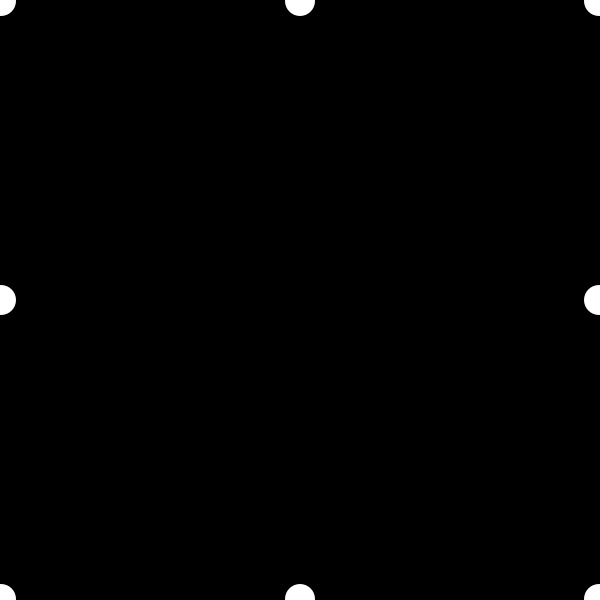
Frame 1 (no input)
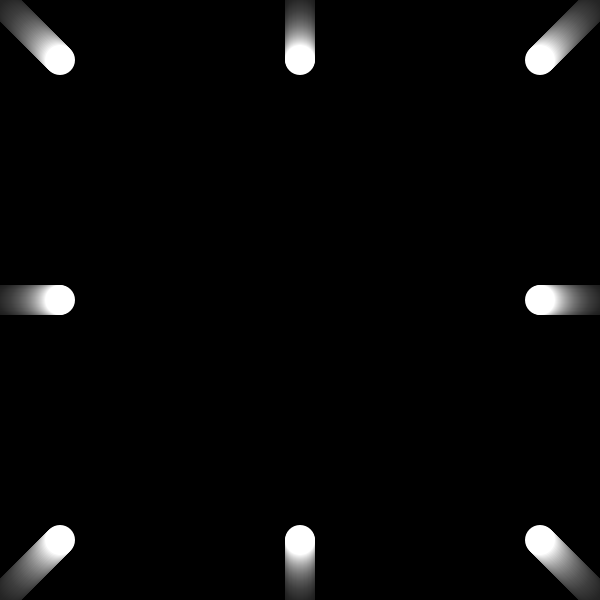
Frame 60 (the mouse pressed at the canvas centre just before this capture)
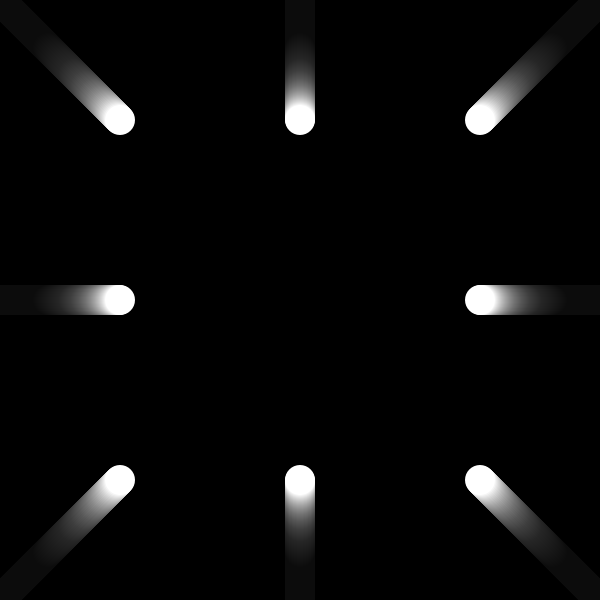
Frame 120 (the mouse held since frame 60 and released just before this capture)

The Processing sketch that drew these frames (run headless with seeded random() and noise(); from frame 60 on, the mouse is pressed at the canvas centre):

// Processing sketch: ballsmove
// ── ballsmove.pde
float xValue, yValue;

void setup(){
  size(600,600);
  background(0);
  
  xValue = 0;
  yValue = height/2;
}

void draw(){
  fill(0,10);
  rect(0,0,width,height);
  if(xValue < width/2){
    xValue++;
    moveCircle(xValue);
   }
   else{
   yValue--;
   moveCircle(yValue);
   }
   if(yValue == 0){
     xValue = 0;
     yValue = height/2;
   }

}

void moveCircle(float x){
  drawCircle(x, height/2, 30);
  drawCircle(width/2, x, 30);
  drawCircle(width - x, height/2, 30);
  drawCircle(width/2, height - x, 30);
  drawCircle(x, x, 30);
  drawCircle(width - x, x, 30);
  drawCircle(width - x, height - x, 30);
  drawCircle(x, height - x, 30);
}

void drawCircle(float xPos, float yPos, float size){
  fill(255);
  noStroke();
  ellipse(xPos, yPos, size, size);
}
